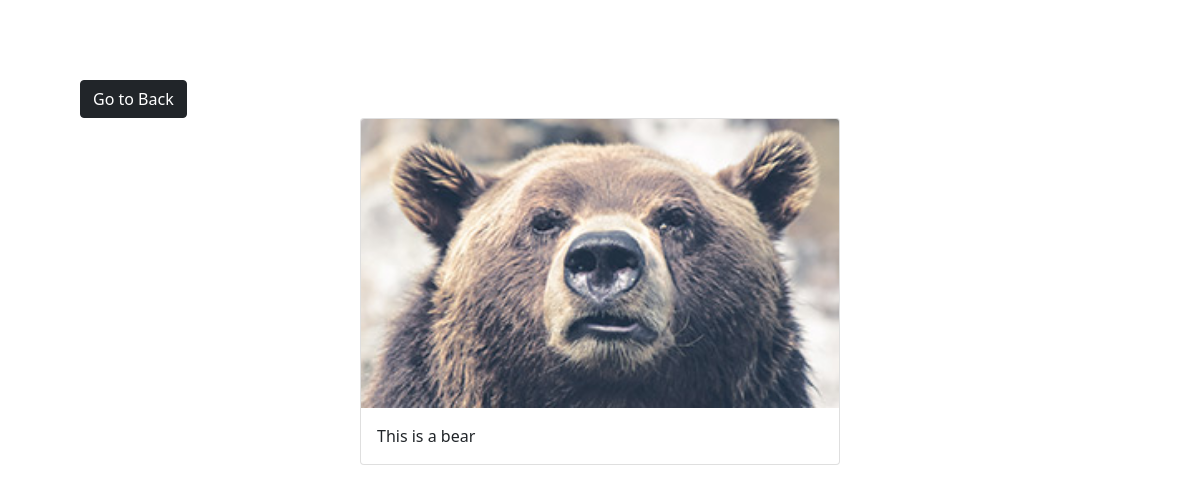
/photo/4/, run on the app's committed database.
### gallery/models.py (models this page shows, shortened)
class Photo(models.Model):
    category= models.ForeignKey(Category, on_delete=models.SET_NULL, null=True,blank=True)
    image = models.ImageField(null=False, blank=False)
    description = models.TextField()

### gallery/views.py (the view)
# urls.py: path('photo/<str:pk>/',views.viewPhoto,name="photo"),
def viewPhoto(request,pk):
    photo=Photo.objects.get(id=pk)
    context={'photo':photo}
    return render(request, 'gallery/photo.html',context)

### gallery/templates/gallery/photo.html (shortened to what this page needs)
{% load static %}
<!doctype html>
<html lang="en">
  <head>
    <link href="https://cdn.jsdelivr.net/npm/bootstrap@5.0.2/dist/css/bootstrap.min.css" rel="stylesheet">
  </head>
  <body class="m-5">
    <div class="container  p-3 col-lg-12">
      <div class="col-lg-12 p-3">
      <a href="{% url 'gallery' %}" class="btn btn-dark ">Go to Back</a>
        <div class="card m-auto" style="width:30rem;">
          <img src="{{photo.image.url}}" class="card-img-top " alt="...">
          <div class="card-body">
            <p class="card-text">{{photo.description}}</p>
          </div>
        </div>
        </div>
  </div>
  </body>
</html>

### gallery/templates/gallery/photo.html (style rules this page uses)
.container { max-width: 100%; max-height: 100%; justify-content: center; }

### data on the page
Photo: image (picture), description "This is a bear"
